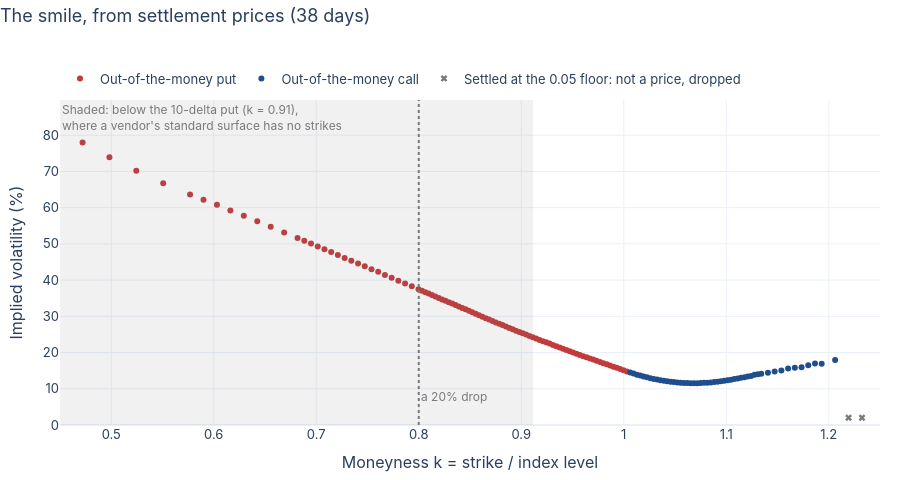

Notebook cell for this chart:
### Markdown cell above
## 6. The smile, and the surface

A price is hard to compare across strikes; an implied volatility is not.
`smile.surface_from_chain` inverts each out-of-the-money settlement, puts
below the forward and calls above it, to the volatility that makes the
Black-76 formula return it (the `black_scholes` module explains the
formula for options on a future). The strike becomes moneyness,
$k = K / S$, so that a strike and a gross return are the same number: a
20% drop is $k = 0.8$.

Not every settlement is usable. CME's smallest price increment is 0.05
index points, and a far out-of-the-money option that settles at 0.05 is
marked at a floor, not priced; inverting it would give a meaningless
volatility. The pull keeps those rows, since they are what the exchange
published, and `surface_from_chain` drops them (the grey crosses).

### Code cell
figures.fig_smile(chain, surface, rate).show()

### Figure 1 — Plotly figure (JSON) as saved in the notebook; plotly's stock layout.template omitted (floating-point values rounded to 4 significant figures; data arrays with more than 128 entries replaced by an {"elided": "..."} marker saying what was removed)
{"data": [{"customdata": {"elided": "99x2 float values"}, "hovertemplate": "strike %{customdata[0]:,.0f} (k = %{x:.3f})<br>settled at %{customdata[1]:,.2f}<br>implied vol %{y:.1f}%<extra></extra>", "marker": {"color": "#c23b3b", "size": 6}, "mode": "markers", "name": "Out-of-the-money put", "type": "scatter", "x": [0.3147, 0.3409, 0.3671, 0.3933, 0.4196, 0.4458, 0.472, 0.4982, 0.5244, 0.5507, 0.5769, 0.59, 0.6031, 0.6162, 0.6293, 0.6424, 0.6556, 0.6687, 0.6818, 0.6883, 0.6949, 0.7014, 0.708, 0.7146, 0.7211, 0.7277, 0.7342, 0.7408, 0.7473, 0.7539, 0.7604, 0.767, 0.7736, 0.7801, 0.7867, 0.7932, 0.7998, 0.8031, 0.8063, 0.8096, 0.8129, 0.8162, 0.8194, 0.8227, 0.826, 0.8293, 0.8326, 0.8358, 0.8391, 0.8424, 0.8457, 0.8489, 0.8522, 0.8555, 0.8588, 0.8621, 0.8653, 0.8686, 0.8719, 0.8752, 0.8784, 0.8817, 0.885, 0.8883, 0.8916, 0.8948, 0.8981, 0.9014, 0.9047, 0.9079, 0.9112, 0.9145, 0.9178, 0.9211, 0.9243, 0.9276, 0.9309, 0.9342, 0.9374, 0.9407, 0.944, 0.9473, 0.9506, 0.9538, 0.9571, 0.9604, 0.9637, 0.9669, 0.9702, 0.9735, 0.9768, 0.9801, 0.9833, 0.9866, 0.9899, 0.9932, 0.9964, 0.9997, 1.003], "y": [104.2, 97.19, 93.37, 89.07, 85.84, 81.14, 78.01, 73.89, 70.2, 66.73, 63.62, 62.18, 60.82, 59.18, 57.78, 56.28, 54.69, 53.15, 51.63, 50.84, 50.11, 49.29, 48.52, 47.74, 46.94, 46.12, 45.35, 44.55, 43.85, 43.02, 42.27, 41.41, 40.62, 39.81, 39.06, 38.28, 37.48, 37.04, 36.66, 36.27, 35.88, 35.48, 35.08, 34.67, 34.31, 33.88, 33.51, 33.12, 32.68, 32.28, 31.92, 31.51, 31.09, 30.7, 30.31, 29.91, 29.5, 29.12, 28.72, 28.32, 27.95, 27.57, 27.19, 26.79, 26.46, 26.04, 25.68, 25.3, 24.97, 24.57, 24.21, 23.89, 23.49, 23.14, 22.81, 22.46, 22.09, 21.75, 21.39, 21.04, 20.71, 20.35, 20.01, 19.67, 19.34, 19.01, 18.68, 18.35, 18.05, 17.7, 17.38, 17.06, 16.74, 16.41, 16.1, 15.78, 15.46, 15.13, 14.79]}, {"customdata": [[7675.0, 135.0], [7700.0, 120.5], [7725.0, 107.0], [7750.0, 94.5], [7775.0, 82.75], [7800.0, 72.25], [7825.0, 62.5], [7850.0, 53.75], [7875.0, 45.75], [7900.0, 39.0], [7925.0, 32.75], [7950.0, 27.5], [7975.0, 23.0], [8000.0, 19.0], [8025.0, 15.7], [8050.0, 12.9], [8075.0, 10.6], [8100.0, 8.7], [8125.0, 7.1], [8150.0, 5.8], [8175.0, 4.8], [8200.0, 3.95], [8225.0, 3.3], [8250.0, 2.75], [8275.0, 2.3], [8300.0, 1.95], [8325.0, 1.65], [8350.0, 1.45], [8375.0, 1.25], [8400.0, 1.1], [8425.0, 1.0], [8450.0, 0.9], [8475.0, 0.8], [8500.0, 0.75], [8525.0, 0.65], [8550.0, 0.6], [8575.0, 0.55], [8600.0, 0.55], [8625.0, 0.5], [8650.0, 0.45], [8700.0, 0.35], [8750.0, 0.3], [8800.0, 0.25], [8850.0, 0.25], [8900.0, 0.2], [8950.0, 0.15], [9000.0, 0.15], [9050.0, 0.15], [9100.0, 0.1], [9200.0, 0.1]], "hovertemplate": "strike %{customdata[0]:,.0f} (k = %{x:.3f})<br>settled at %{customdata[1]:,.2f}<br>implied vol %{y:.1f}%<extra></extra>", "marker": {"color": "#1f4e8c", "size": 6}, "mode": "markers", "name": "Out-of-the-money call", "type": "scatter", "x": [1.006, 1.01, 1.013, 1.016, 1.019, 1.023, 1.026, 1.029, 1.033, 1.036, 1.039, 1.042, 1.046, 1.049, 1.052, 1.055, 1.059, 1.062, 1.065, 1.069, 1.072, 1.075, 1.078, 1.082, 1.085, 1.088, 1.092, 1.095, 1.098, 1.101, 1.105, 1.108, 1.111, 1.114, 1.118, 1.121, 1.124, 1.128, 1.131, 1.134, 1.141, 1.147, 1.154, 1.16, 1.167, 1.173, 1.18, 1.187, 1.193, 1.206], "y": [14.5, 14.18, 13.9, 13.64, 13.37, 13.16, 12.93, 12.73, 12.53, 12.38, 12.21, 12.08, 11.97, 11.85, 11.76, 11.68, 11.63, 11.59, 11.55, 11.53, 11.56, 11.57, 11.63, 11.68, 11.75, 11.84, 11.92, 12.07, 12.18, 12.33, 12.52, 12.69, 12.84, 13.07, 13.18, 13.37, 13.56, 13.87, 14.03, 14.17, 14.4, 14.75, 15.06, 15.61, 15.83, 15.96, 16.48, 17.0, 16.93, 17.91]}, {"customdata": [9300.0, 9400.0, 9600.0, 9800.0, 10000.0, 10100.0, 10200.0, 10400.0, 10600.0], "hovertemplate": "strike %{customdata:,.0f}: settled at the minimum tick<extra></extra>", "marker": {"color": "#7a7a7a", "size": 6, "symbol": "x"}, "mode": "markers", "name": "Settled at the 0.05 floor: not a price, dropped", "type": "scatter", "x": [1.219, 1.232, 1.259, 1.285, 1.311, 1.324, 1.337, 1.364, 1.39], "y": [2.0, 2.0, 2.0, 2.0, 2.0, 2.0, 2.0, 2.0, 2.0]}], "layout": {"annotations": [{"align": "left", "font": {"color": "#7a7a7a", "size": 12}, "showarrow": false, "text": "Shaded: below the 10-delta put (k = 0.91),<br>where a vendor's standard surface has no strikes", "x": 0.45, "xanchor": "left", "y": 1, "yanchor": "top", "yref": "paper"}, {"font": {"color": "#7a7a7a", "size": 12}, "showarrow": false, "text": "a 20% drop", "x": 0.8, "xanchor": "left", "y": 0.06, "yref": "paper"}], "font": {"family": "-apple-system, BlinkMacSystemFont, 'Segoe UI', Roboto, sans-serif", "size": 13}, "height": 480, "legend": {"orientation": "h", "x": 0, "y": 1.02, "yanchor": "bottom"}, "margin": {"b": 50, "l": 60, "r": 20, "t": 100}, "shapes": [{"fillcolor": "#7a7a7a", "line": {"width": 0}, "opacity": 0.1, "type": "rect", "x0": 0.4, "x1": 0.9115, "xref": "x", "y0": 0, "y1": 1, "yref": "y domain"}, {"line": {"color": "#7a7a7a", "dash": "dot"}, "type": "line", "x0": 0.8, "x1": 0.8, "xref": "x", "y0": 0, "y1": 1, "yref": "y domain"}], "title": {"text": "The smile, from settlement prices (38 days)", "x": 0, "y": 0.98}, "xaxis": {"range": [0.45, 1.25], "title": {"text": "Moneyness k = strike / index level"}}, "yaxis": {"range": [0, 89.71], "title": {"text": "Implied volatility (%)"}}}}
